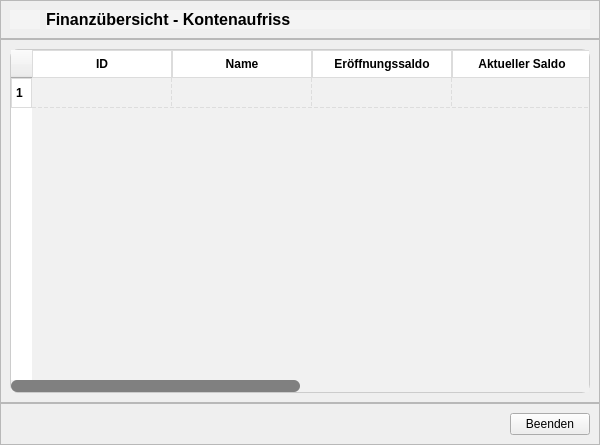
<?xml version="1.0" encoding="UTF-8"?>
<ui version="4.0">
 <class>OverviewDialog</class>
 <widget class="QWidget" name="OverviewDialog">
  <property name="geometry">
   <rect>
    <x>0</x>
    <y>0</y>
    <width>600</width>
    <height>445</height>
   </rect>
  </property>
  <property name="windowTitle">
   <string>Form</string>
  </property>
  <property name="styleSheet">
   <string notr="true">.dialog_frame {
		background: #F4F4F4;
	border: none;
}
.frame_header_dialog {
		background: #F4F4F4;
        border-bottom: 1px solid gray;
}
.label_h1, logo {
	background: #F4F4F4;
}

QTextEdit {
        background: white;
        color: black;
}
QDateEdit {
	background: white;
	color: black;
}
Spacer {
	background: #F4F4F4;
}
QLabel {
    color: black;
	background: #F4F4F4;
}
QGroupBox {
    border: 1px solid gray;
    border-radius: 5px;
    padding-top: 10px;
	margin-top: 8px;
}
QGroupBox::title {
	color: black;
    subcontrol-origin: margin;
    subcontrol-position: top left;
    padding: 0px 10px;
}
QComboBox, QAbstractItemView{
	color: black;
	background: white;
}
QComboBox::Items {
	color: black;
}
QLineEdit {
	color: black;
	background: white;
}

.pushButton_action {
        border: 1px solid rgb(170,0,0);
        border-radius: 8px;
        padding: 6px;
        color: rgb(170,0,0);
        font-weight: bold;
        font-size: 12px;
}
.pushButton_action::hover {
        background: rgb(170,0,0);
        color: white;
}

QTableWidget, QTableView {
alternate-background-color: white;
    background: qlineargradient(spread:pad, x1:0, y1:0, x2:1, y2:0, 
                stop:0 rgba(241, 241, 241, 255), 
                stop:1 rgba(255, 255, 255, 255));
    border: 1px solid #ccc;
    border-radius: 8px;
    selection-background-color: rgba(100, 149, 237, 100);
    selection-color: white;
    gridline-color: #ddd;
    font-size: 14px;
    color: black;
}

QTableWidget::item {
    background-color: rgba(241, 241, 241, 255);
}

QTableWidget::viewport {
    background: qlineargradient(spread:pad, x1:0, y1:0, x2:1, y2:0,
                                stop:0 rgba(241, 241, 241, 255),
                                stop:1 rgba(255, 255, 255, 255));
}
QTableView {
    background-color: rgba(241, 241, 241, 255); /* Setzt die Hintergrundfarbe */
}

QTableView::item {
    background-color: transparent; /* Hintergrundfarbe der Items transparent lassen */
}
/* Header-Style */
QHeaderView::section {
    background-color: white;
    border: 1px solid #dcdcdc;
    padding: 4px;
    font-weight: bold;
    color: black;
}

/* Auswahl von Zellen */
QTableWidget::item:selected, QTableView::item:selected {
    background-color: rgba(100, 149, 237, 180);
    color: white;
}

/* Hover-Effekt für Zellen */
QTableWidget::item:hover, QTableView::item:hover {
    background-color: rgba(200, 200, 255, 100);
}

/* Scrollbalken */
QScrollBar:vertical {
    border: none;
    width: 12px;
    background: rgba(241, 241, 241, 255);
}

 QScrollBar:horizontal {
	border: none,;
	background: rgba(241, 241, 241, 255);
	height: 12px;
}

/* Scrollbar-Griff */
QScrollBar::handle:vertical {
    border-radius: 6px;
    background: gray;
    min-height: 20px;  /* Verhindert zu kleinen Handle */
}
QScrollBar::handle:horizontal {
    border-radius: 6px;
    background: gray;
    min-width: 20px;  /* Verhindert zu kleinen Handle */
}

/* Hover-Effekt für den Griff */
QScrollBar::handle:vertical:hover {
    background: rgba(150, 150, 150, 200);
}
QScrollBar::handle:horizontal:hover {
    background: rgba(150, 150, 150, 200);
}

/* Entfernt die kleinen Pfeile an den Enden */
QScrollBar::add-line, QScrollBar::sub-line {
    border: none;
    background: rgba(241, 241, 241, 255);
    width: 0px;
    height: 0px;
}</string>
  </property>
  <property name="class" stdset="0">
   <string>dialog_frame</string>
  </property>
  <layout class="QVBoxLayout" name="verticalLayout">
   <property name="spacing">
    <number>0</number>
   </property>
   <property name="leftMargin">
    <number>0</number>
   </property>
   <property name="topMargin">
    <number>0</number>
   </property>
   <property name="rightMargin">
    <number>0</number>
   </property>
   <property name="bottomMargin">
    <number>0</number>
   </property>
   <item>
    <widget class="QFrame" name="frame_header">
     <property name="maximumSize">
      <size>
       <width>16777215</width>
       <height>50</height>
      </size>
     </property>
     <property name="frameShape">
      <enum>QFrame::Shape::StyledPanel</enum>
     </property>
     <property name="frameShadow">
      <enum>QFrame::Shadow::Raised</enum>
     </property>
     <property name="class" stdset="0">
      <string>frame_header_dialog</string>
     </property>
     <layout class="QHBoxLayout" name="horizontalLayout">
      <item>
       <widget class="QLabel" name="lbl_logo">
        <property name="maximumSize">
         <size>
          <width>30</width>
          <height>30</height>
         </size>
        </property>
        <property name="toolTip">
         <string>PennyWise Logo</string>
        </property>
        <property name="statusTip">
         <string>PennyWise Logo</string>
        </property>
        <property name="whatsThis">
         <string>PennyWise Logo</string>
        </property>
        <property name="text">
         <string/>
        </property>
        <property name="pixmap">
         <pixmap resource="../resources/resources.qrc">:/logo/logo</pixmap>
        </property>
        <property name="scaledContents">
         <bool>true</bool>
        </property>
        <property name="class" stdset="0">
         <string>logo</string>
        </property>
       </widget>
      </item>
      <item>
       <widget class="QLabel" name="lbl_header">
        <property name="font">
         <font>
          <pointsize>12</pointsize>
          <bold>true</bold>
         </font>
        </property>
        <property name="text">
         <string>Finanzübersicht - Kontenaufriss</string>
        </property>
        <property name="class" stdset="0">
         <string>label_h1</string>
        </property>
       </widget>
      </item>
     </layout>
    </widget>
   </item>
   <item>
    <widget class="QFrame" name="frame_content">
     <property name="frameShape">
      <enum>QFrame::Shape::StyledPanel</enum>
     </property>
     <property name="frameShadow">
      <enum>QFrame::Shadow::Raised</enum>
     </property>
     <property name="class" stdset="0">
      <string>dialog_frame</string>
     </property>
     <layout class="QVBoxLayout" name="verticalLayout_2">
      <property name="spacing">
       <number>6</number>
      </property>
      <property name="leftMargin">
       <number>9</number>
      </property>
      <property name="topMargin">
       <number>9</number>
      </property>
      <property name="rightMargin">
       <number>9</number>
      </property>
      <property name="bottomMargin">
       <number>9</number>
      </property>
      <item>
       <widget class="QTableWidget" name="table_accounts">
        <property name="sizePolicy">
         <sizepolicy hsizetype="Expanding" vsizetype="Expanding">
          <horstretch>0</horstretch>
          <verstretch>0</verstretch>
         </sizepolicy>
        </property>
        <property name="minimumSize">
         <size>
          <width>0</width>
          <height>0</height>
         </size>
        </property>
        <property name="maximumSize">
         <size>
          <width>16777215</width>
          <height>16777215</height>
         </size>
        </property>
        <property name="layoutDirection">
         <enum>Qt::LayoutDirection::LeftToRight</enum>
        </property>
        <property name="autoFillBackground">
         <bool>false</bool>
        </property>
        <property name="editTriggers">
         <set>QAbstractItemView::EditTrigger::NoEditTriggers</set>
        </property>
        <property name="alternatingRowColors">
         <bool>true</bool>
        </property>
        <property name="showGrid">
         <bool>true</bool>
        </property>
        <property name="gridStyle">
         <enum>Qt::PenStyle::DashLine</enum>
        </property>
        <property name="sortingEnabled">
         <bool>false</bool>
        </property>
        <property name="wordWrap">
         <bool>false</bool>
        </property>
        <property name="cornerButtonEnabled">
         <bool>false</bool>
        </property>
        <attribute name="horizontalHeaderCascadingSectionResizes">
         <bool>true</bool>
        </attribute>
        <attribute name="horizontalHeaderDefaultSectionSize">
         <number>140</number>
        </attribute>
        <attribute name="horizontalHeaderShowSortIndicator" stdset="0">
         <bool>false</bool>
        </attribute>
        <attribute name="horizontalHeaderStretchLastSection">
         <bool>true</bool>
        </attribute>
        <attribute name="verticalHeaderVisible">
         <bool>true</bool>
        </attribute>
        <attribute name="verticalHeaderCascadingSectionResizes">
         <bool>true</bool>
        </attribute>
        <row/>
        <column>
         <property name="text">
          <string>ID</string>
         </property>
        </column>
        <column>
         <property name="text">
          <string>Name</string>
         </property>
        </column>
        <column>
         <property name="text">
          <string>Eröffnungssaldo</string>
         </property>
        </column>
        <column>
         <property name="text">
          <string>Aktueller Saldo</string>
         </property>
        </column>
        <column>
         <property name="text">
          <string>Währung</string>
         </property>
        </column>
        <column>
         <property name="text">
          <string>hinzugefügt am</string>
         </property>
        </column>
       </widget>
      </item>
     </layout>
    </widget>
   </item>
   <item>
    <widget class="QFrame" name="frame_btn">
     <property name="maximumSize">
      <size>
       <width>16777215</width>
       <height>50</height>
      </size>
     </property>
     <property name="frameShape">
      <enum>QFrame::Shape::StyledPanel</enum>
     </property>
     <property name="frameShadow">
      <enum>QFrame::Shadow::Raised</enum>
     </property>
     <property name="class" stdset="0">
      <string>dialog_frame</string>
     </property>
     <layout class="QHBoxLayout" name="horizontalLayout_2">
      <item>
       <spacer name="horizontalSpacer">
        <property name="orientation">
         <enum>Qt::Orientation::Horizontal</enum>
        </property>
        <property name="sizeHint" stdset="0">
         <size>
          <width>40</width>
          <height>20</height>
         </size>
        </property>
       </spacer>
      </item>
      <item>
       <widget class="QPushButton" name="pushButton_quit">
        <property name="minimumSize">
         <size>
          <width>80</width>
          <height>0</height>
         </size>
        </property>
        <property name="maximumSize">
         <size>
          <width>80</width>
          <height>16777215</height>
         </size>
        </property>
        <property name="cursor">
         <cursorShape>PointingHandCursor</cursorShape>
        </property>
        <property name="text">
         <string>Beenden</string>
        </property>
        <property name="iconSize">
         <size>
          <width>22</width>
          <height>22</height>
         </size>
        </property>
        <property name="class" stdset="0">
         <string>pushButton_action</string>
        </property>
       </widget>
      </item>
     </layout>
    </widget>
   </item>
  </layout>
 </widget>
 <resources>
  <include location="../resources/resources.qrc"/>
 </resources>
 <connections/>
</ui>
